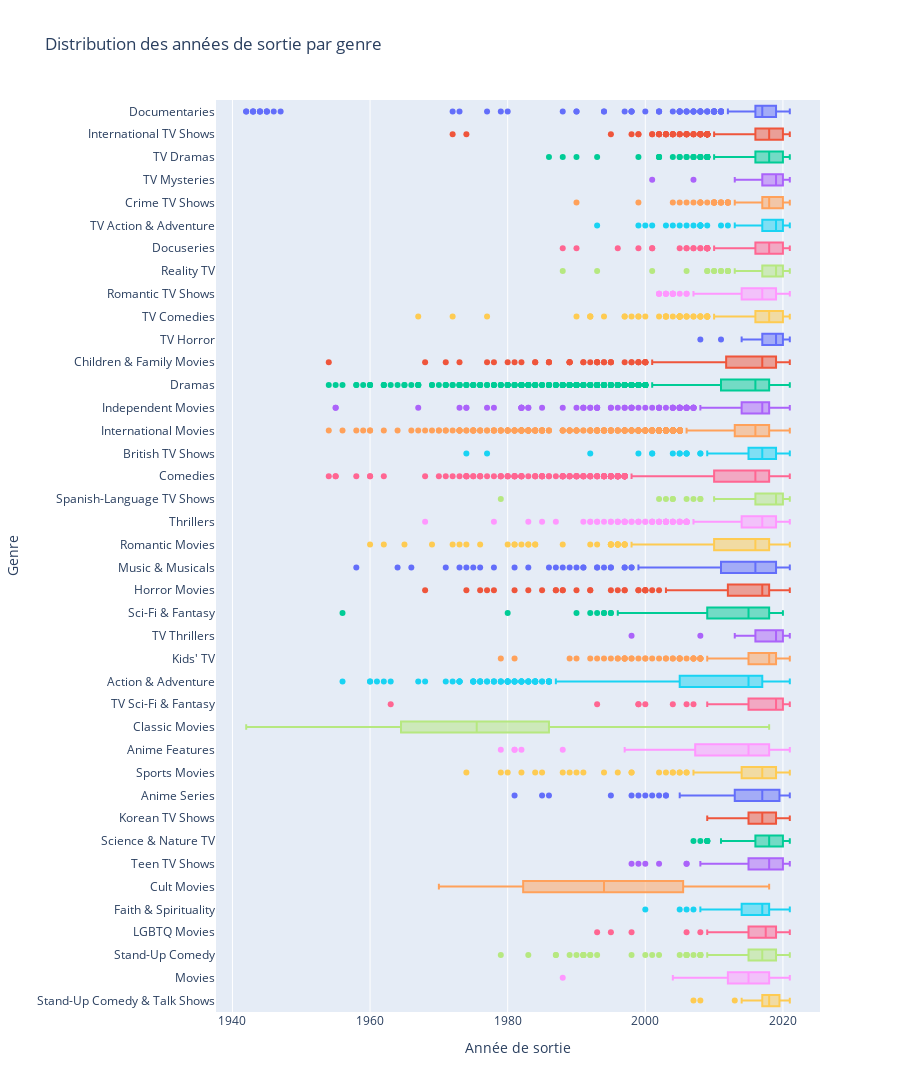

Notebook code cell kept with this figure:
### Markdown cell above
## Année de sortie pas genre

### Code cell
# Split genre in individual column
df_exploded = (
    df.assign(listed_in=df['listed_in'].str.split(', '))
      .explode('listed_in')
      .rename(columns={'listed_in': 'genre'})
)

# Find the tops
top = (
    df_exploded['genre'].value_counts()
    .nlargest(40)
    .index
)

df_top = df_exploded[df_exploded['genre'].isin(top)]

# 3. Create box plot
fig = px.box(
    df_top,
    x="release_year",
    y="genre",
    color="genre",
    title="Distribution des années de sortie par genre",
    orientation='h',
    hover_data = {'title'}
)

fig.update_traces(
    hovertemplate="<b>%{customdata[0]}</b><extra></extra>"
)

# Clean axis labels
fig.update_layout(
    height=1200,
    xaxis_title="Année de sortie",
    yaxis_title="Genre",
    showlegend=False,
)

fig.show()
